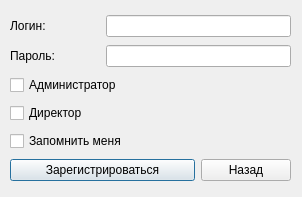
<?xml version="1.0" encoding="UTF-8"?>
<ui version="4.0">
 <class>autorize</class>
 <widget class="QDialog" name="autorize">
  <property name="geometry">
   <rect>
    <x>0</x>
    <y>0</y>
    <width>302</width>
    <height>197</height>
   </rect>
  </property>
  <property name="windowTitle">
   <string>Dialog</string>
  </property>
  <widget class="QWidget" name="">
   <property name="geometry">
    <rect>
     <x>10</x>
     <y>13</y>
     <width>281</width>
     <height>176</height>
    </rect>
   </property>
   <layout class="QGridLayout" name="gridLayout">
    <item row="0" column="0">
     <widget class="QLabel" name="label">
      <property name="text">
       <string>Логин:</string>
      </property>
     </widget>
    </item>
    <item row="0" column="1" colspan="2">
     <widget class="QLineEdit" name="LE_Login"/>
    </item>
    <item row="1" column="0">
     <widget class="QLabel" name="label_2">
      <property name="text">
       <string>Пароль:</string>
      </property>
     </widget>
    </item>
    <item row="1" column="1" colspan="2">
     <widget class="QLineEdit" name="LE_Password">
      <property name="echoMode">
       <enum>QLineEdit::Normal</enum>
      </property>
     </widget>
    </item>
    <item row="2" column="0" colspan="2">
     <widget class="QCheckBox" name="Check_Admin">
      <property name="text">
       <string>Администратор</string>
      </property>
     </widget>
    </item>
    <item row="3" column="0" colspan="2">
     <widget class="QCheckBox" name="Check_Director">
      <property name="text">
       <string>Директор</string>
      </property>
     </widget>
    </item>
    <item row="4" column="0" colspan="2">
     <widget class="QCheckBox" name="Check_Remember">
      <property name="text">
       <string>Запомнить меня</string>
      </property>
     </widget>
    </item>
    <item row="5" column="0" colspan="2">
     <widget class="QPushButton" name="registration">
      <property name="text">
       <string>Зарегистрироваться</string>
      </property>
     </widget>
    </item>
    <item row="5" column="2">
     <widget class="QPushButton" name="exit">
      <property name="text">
       <string>Назад</string>
      </property>
     </widget>
    </item>
   </layout>
  </widget>
 </widget>
 <resources/>
 <connections/>
</ui>
